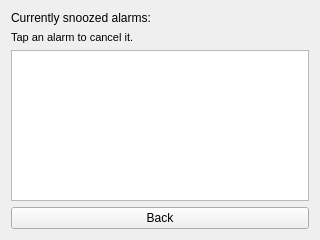
<?xml version="1.0" encoding="UTF-8"?>
<ui version="4.0">
 <class>SnoozedAlarmsPage</class>
 <widget class="QWidget" name="SnoozedAlarmsPage">
  <property name="geometry">
   <rect>
    <x>0</x>
    <y>0</y>
    <width>320</width>
    <height>240</height>
   </rect>
  </property>
  <property name="windowTitle">
   <string>Form</string>
  </property>
  <layout class="QVBoxLayout" name="verticalLayout">
   <item>
    <widget class="QLabel" name="label">
     <property name="text">
      <string>Currently snoozed alarms:</string>
     </property>
    </widget>
   </item>
   <item>
    <widget class="QLabel" name="hintLabel">
     <property name="font">
      <font>
       <pointsize>8</pointsize>
      </font>
     </property>
     <property name="text">
      <string>Tap an alarm to cancel it.</string>
     </property>
    </widget>
   </item>
   <item>
    <widget class="QListWidget" name="alarmList"/>
   </item>
   <item>
    <widget class="QPushButton" name="pushButton">
     <property name="text">
      <string>Back</string>
     </property>
    </widget>
   </item>
  </layout>
 </widget>
 <resources/>
 <connections/>
</ui>
